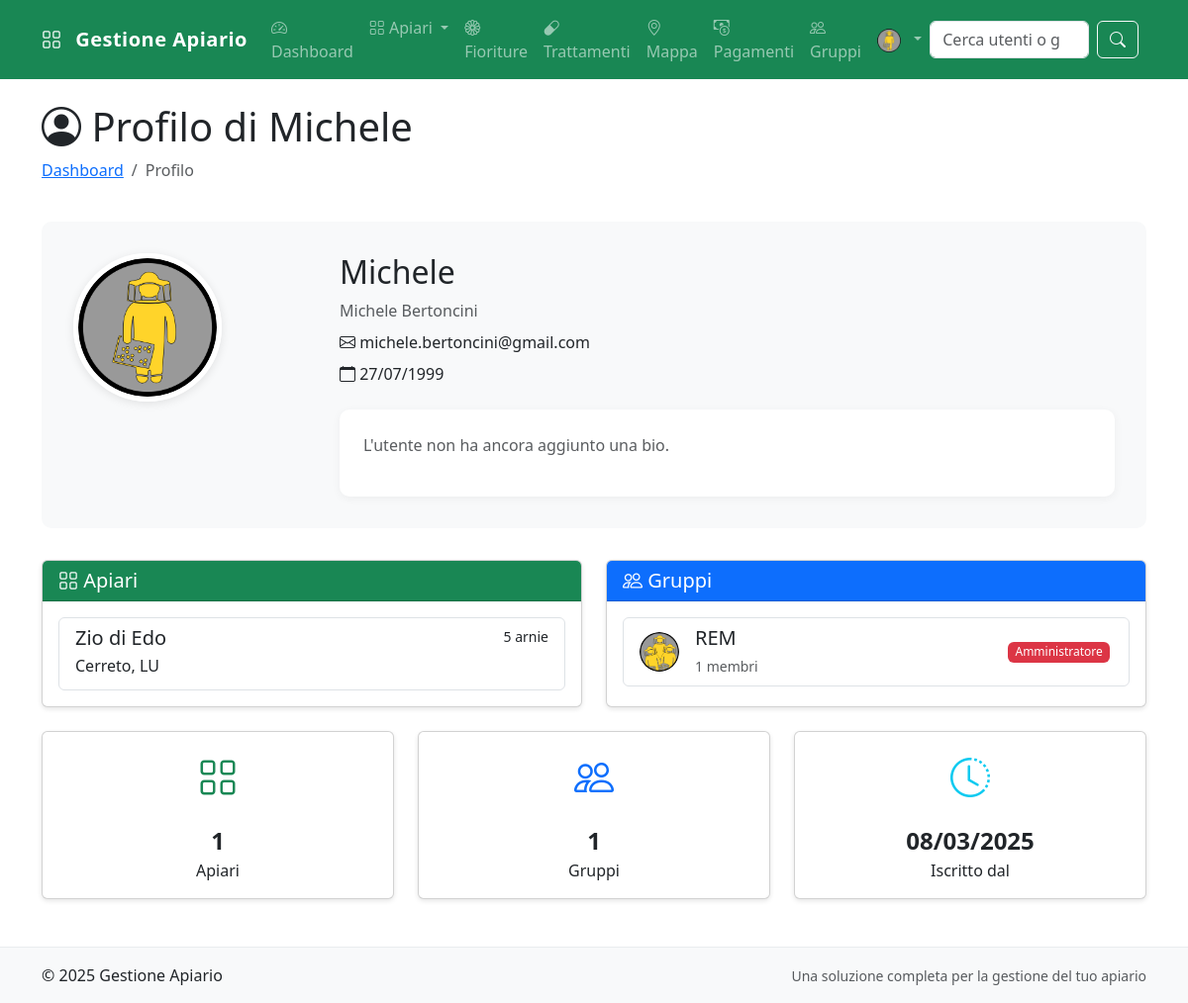
The app's page /app/profilo/Michele/ (signed in) with its own data.
### core/models.py (models this page shows, shortened)
class Profilo(models.Model):
    utente = models.OneToOneField(User, on_delete=models.CASCADE, related_name='profilo')
    immagine = models.ImageField(upload_to='profili/', default='profili/default.png')
    data_nascita = models.DateField(null=True, blank=True)
    bio = models.TextField(max_length=500, blank=True)

class Apiario(models.Model):
    nome = models.CharField(max_length=100)
    posizione = models.CharField(max_length=200)
    note = models.TextField(blank=True, null=True)
    data_creazione = models.DateTimeField(auto_now_add=True)
    latitudine = models.DecimalField(max_digits=9, decimal_places=6, blank=True, null=True,
                                     help_text="Latitudine in gradi decimali (es. 45.123456)")
    longitudine = models.DecimalField(max_digits=9, decimal_places=6, blank=True, null=True,
                                      help_text="Longitudine in gradi decimali (es. 9.123456)")
    proprietario = models.ForeignKey(User, on_delete=models.CASCADE, related_name='apiari_posseduti')
    gruppo = models.ForeignKey(Gruppo, on_delete=models.SET_NULL, null=True, blank=True, related_name='apiari')
    condiviso_con_gruppo = models.BooleanField(default=False, help_text="Se abilitato, l'apiario è condiviso con tutti i membri del gruppo")
    VISIBILITA_CHOICES = [
        ('privato', 'Solo proprietario'),
        ('gruppo', 'Membri del gruppo'),
        ('pubblico', 'Tutti gli utenti'),
    ]
    visibilita_mappa = models.CharField(
        max_length=20,
        choices=VISIBILITA_CHOICES,
        default='privato',
        help_text="Chi può visualizzare questo apiario sulla mappa"
    )
    class Meta:
        verbose_name = "Apiario"
        verbose_name_plural = "Apiari"

class Gruppo(models.Model):
    nome = models.CharField(max_length=100)
    descrizione = models.TextField(blank=True, null=True)
    data_creazione = models.DateTimeField(auto_now_add=True)
    creatore = models.ForeignKey(User, on_delete=models.CASCADE, related_name='gruppi_creati')
    membri = models.ManyToManyField(User, through='MembroGruppo', related_name='gruppi')
    class Meta:
        verbose_name = "Gruppo"
        verbose_name_plural = "Gruppi"

class ImmagineProfilo(models.Model):
    gruppo = models.OneToOneField('Gruppo', on_delete=models.CASCADE, related_name='immagine_profilo')
    immagine = models.ImageField(upload_to='gruppi/', default='gruppi/default.png')

class MembroGruppo(models.Model):
    RUOLO_CHOICES = [
        ('admin', 'Amministratore'),
        ('editor', 'Editor'),
        ('viewer', 'Visualizzatore'),
    ]
    utente = models.ForeignKey(User, on_delete=models.CASCADE)
    gruppo = models.ForeignKey(Gruppo, on_delete=models.CASCADE)
    ruolo = models.CharField(max_length=20, choices=RUOLO_CHOICES, default='viewer')
    data_aggiunta = models.DateTimeField(auto_now_add=True)
    class Meta:
        verbose_name = "Membro Gruppo"
        verbose_name_plural = "Membri Gruppo"
        unique_together = ['utente', 'gruppo']

### core/views.py (the view)
# urls.py: path('profilo/', views.profilo, name='profilo'),
@login_required
def profilo(request, username=None):
    if username is None:
        user = request.user
    else:
        user = get_object_or_404(User, username=username)
    apiari_propri = user.apiari_posseduti.all()
    gruppi = user.gruppi.all()
    can_edit = (user == request.user)
    context = {
        'user_profile': user,
        'apiari': apiari_propri,
        'gruppi': gruppi,
        'can_edit': can_edit,
    }
    return render(request, 'profilo/profilo.html', context)

### templates/profilo/profilo.html (shortened to what this page needs)
{% extends 'base.html' %}
{% block content %}
<div class="row">
    <div class="col-12 mb-4">
        <h1>
            <i class="bi bi-person-circle"></i>
            {% if user_profile == request.user %}
                Il tuo Profilo
            {% else %}
                Profilo di {{ user_profile.username }}
            {% endif %}
        </h1>
        <nav aria-label="breadcrumb">
            <ol class="breadcrumb">
                <li class="breadcrumb-item"><a href="{% url 'dashboard' %}">Dashboard</a></li>
                <li class="breadcrumb-item active">Profilo</li>
            </ol>
        </nav>
    </div>
</div>
<div class="profile-header">
    <div class="row">
        <div class="col-md-3 profile-image-container">
            <img src="{{ user_profile.profilo.immagine.url }}" alt="{{ user_profile.username }}" class="profile-image">
        </div>
        <div class="col-md-9 profile-details">
            <h2>{{ user_profile.username }}</h2>
            {% if user_profile.first_name or user_profile.last_name %}
                <p class="text-muted mb-2">{{ user_profile.first_name }} {{ user_profile.last_name }}</p>
            {% endif %}
            <p class="mb-2">
                <i class="bi bi-envelope"></i> {{ user_profile.email }}
            </p>
            {% if user_profile.profilo.data_nascita %}
                <p class="mb-2">
                    <i class="bi bi-calendar"></i> {{ user_profile.profilo.data_nascita|date:"d/m/Y" }}
                </p>
            {% endif %}
            <div class="profile-bio">
                {% if user_profile.profilo.bio %}
                    <p>{{ user_profile.profilo.bio|linebreaks }}</p>
                {% else %}
                    <p class="text-muted">
                        {% if can_edit %}
                            Aggiungi una bio per descrivere la tua esperienza con l'apicoltura.
                        {% else %}
                            L'utente non ha ancora aggiunto una bio.
                        {% endif %}
                    </p>
                {% endif %}
            </div>
        </div>
    </div>
</div>
<div class="row">
    <div class="col-md-6 mb-4">
        <div class="card h-100">
            <div class="card-header bg-success text-white">
                <h5 class="mb-0"><i class="bi bi-grid"></i> Apiari</h5>
            </div>
            <div class="card-body">
                {% if apiari %}
                    <div class="list-group">
                        {% for apiario in apiari %}
                            <a href="{% url 'visualizza_apiario' apiario.id %}" class="list-group-item list-group-item-action">
                                <div class="d-flex w-100 justify-content-between">
                                    <h5 class="mb-1">{{ apiario.nome }}</h5>
                                    <small>{{ apiario.arnie.count }} arnie</small>
                                </div>
                                <p class="mb-1">{{ apiario.posizione }}</p>
                            </a>
                        {% endfor %}
                    </div>
                {% else %}
                    <p class="text-center text-muted py-3">Nessun apiario trovato.</p>
                {% endif %}
            </div>
        </div>
    </div>
    <div class="col-md-6 mb-4">
        <div class="card h-100">
            <div class="card-header bg-primary text-white">
                <h5 class="mb-0"><i class="bi bi-people"></i> Gruppi</h5>
            </div>
            <div class="card-body">
                {% if gruppi %}
                    <div class="list-group">
                        {% for gruppo in gruppi %}
                            <a href="{% url 'dettaglio_gruppo' gruppo.id %}" class="list-group-item list-group-item-action">
                                <div class="d-flex w-100 justify-content-between align-items-center">
                                    <div class="d-flex align-items-center">
                                        {% if gruppo.immagine_profilo %}
                                            <img src="{{ gruppo.immagine_profilo.immagine.url }}" alt="{{ gruppo.nome }}" class="me-3" style="width: 40px; height: 40px; border-radius: 50%; object-fit: cover;">
                                        {% else %}
                                            <div class="me-3" style="width: 40px; height: 40px; border-radius: 50%; background-color: #6c757d; display: flex; align-items: center; justify-content: center;">
                                                <i class="bi bi-people-fill text-white"></i>
                                            </div>
                                        {% endif %}
                                        <div>
                                            <h5 class="mb-1">{{ gruppo.nome }}</h5>
                                            <small class="text-muted">{{ gruppo.membri.count }} membri</small>
                                        </div>
                                    </div>
                                    {% for membro in gruppo.membrogruppo_set.all %}
                                        {% if membro.utente == user_profile %}
                                            <span class="badge {% if membro.ruolo == 'admin' %}bg-danger{% elif membro.ruolo == 'editor' %}bg-warning text-dark{% else %}bg-secondary{% endif %}">
                                                {{ membro.get_ruolo_display }}
                                            </span>
                                        {% endif %}
                                    {% endfor %}
                                </div>
                            </a>
                        {% endfor %}
                    </div>
                {% else %}
                    <p class="text-center text-muted py-3">Nessun gruppo trovato.</p>
                {% endif %}
            </div>
        </div>
    </div>
</div>
<div class="row">
    <div class="col-md-4 mb-4">
        <div class="card stat-card text-center">
            <div class="card-body">
                <div class="stat-icon text-success">
                    <i class="bi bi-grid"></i>
                </div>
                <div class="stat-value">{{ apiari.count }}</div>
                <div class="stat-label">Apiari</div>
            </div>
        </div>
    </div>
    <div class="col-md-4 mb-4">
        <div class="card stat-card text-center">
            <div class="card-body">
                <div class="stat-icon text-primary">
                    <i class="bi bi-people"></i>
                </div>
                <div class="stat-value">{{ gruppi.count }}</div>
                <div class="stat-label">Gruppi</div>
            </div>
        </div>
    </div>
    <div class="col-md-4 mb-4">
        <div class="card stat-card text-center">
            <div class="card-body">
                <div class="stat-icon text-info">
                    <i class="bi bi-clock-history"></i>
                </div>
                <div class="stat-value">{{ user_profile.date_joined|date:"d/m/Y" }}</div>
                <div class="stat-label">Iscritto dal</div>
            </div>
        </div>
    </div>
</div>
{% endblock %}

### templates/base.html (shortened to what this page needs)
<!DOCTYPE html>
<html lang="it">
<head>
    <link href="https://cdn.jsdelivr.net/npm/bootstrap@5.3.0/dist/css/bootstrap.min.css" rel="stylesheet">
    <link rel="stylesheet" href="https://cdn.jsdelivr.net/npm/bootstrap-icons@1.11.0/font/bootstrap-icons.css">
</head>
<body>
    <nav class="navbar navbar-expand-lg navbar-dark bg-success">
        <div class="container">
            <a class="navbar-brand" href="{% url 'homepage' %}">
                <i class="bi bi-grid me-2"></i> Gestione Apiario
            </a>
            <div class="collapse navbar-collapse" id="navbarNav">
                {% if user.is_authenticated %}
                <ul class="navbar-nav me-auto">
                    <li class="nav-item">
                        <a class="nav-link" href="{% url 'dashboard' %}">
                            <i class="bi bi-speedometer2"></i> Dashboard
                        </a>
                    </li>
                    <li class="nav-item dropdown">
                        <a class="nav-link dropdown-toggle" href="#" id="apiariDropdown" role="button" data-bs-toggle="dropdown">
                            <i class="bi bi-grid"></i> Apiari
                        </a>
                    </li>
                    <li class="nav-item">
                        <a class="nav-link" href="{% url 'gestione_fioriture' %}">
                            <i class="bi bi-flower1"></i> Fioriture
                        </a>
                    </li>
                    <li class="nav-item">
                        <a class="nav-link" href="{% url 'gestione_trattamenti' %}">
                            <i class="bi bi-capsule"></i> Trattamenti
                        </a>
                    </li>
                    <li class="nav-item">
                        <a class="nav-link" href="{% url 'mappa_apiari' %}">
                            <i class="bi bi-geo-alt"></i> Mappa
                        </a>
                    </li>
                    <li class="nav-item">
                        <a class="nav-link" href="{% url 'gestione_pagamenti' %}">
                            <i class="bi bi-cash-coin"></i> Pagamenti
                        </a>
                    </li>
                    <li class="nav-item">
                        <a class="nav-link" href="{% url 'gestione_gruppi' %}">
                            <i class="bi bi-people"></i> Gruppi
                        </a>
                    </li>
                </ul>
                    <div class="navbar-nav">
                        <div class="nav-item dropdown">
                            <a class="nav-link dropdown-toggle" href="#" id="userDropdown" role="button" data-bs-toggle="dropdown">
                                <img src="{{ user.profilo.immagine.url }}" alt="{{ user.username }}" style="width: 24px; height: 24px; object-fit: cover; border-radius: 50%; margin-right: 5px;">
                            </a>
                        </div>
                    </div>
                {% endif %}
            </div>
            <div class="navbar-nav ms-auto me-2">
                <form class="d-flex" action="{% url 'ricerca' %}" method="get">
                    <input class="form-control me-2" type="search" name="q" placeholder="Cerca utenti o gruppi..." aria-label="Search">
                    <button class="btn btn-outline-light" type="submit">
                        <i class="bi bi-search"></i>
                    </button>
                </form>
            </div>
        </div>
    </nav>
    <main class="py-4">
        <div class="container">
            {% block content %}{% endblock %}
        </div>
    </main>
    <footer class="bg-light">
        <div class="container">
            <div class="row">
                <div class="col-md-6">
                    <p class="mb-0">&copy; {% now "Y" %} Gestione Apiario</p>
                </div>
                <div class="col-md-6 text-end">
                    <small class="text-muted">Una soluzione completa per la gestione del tuo apiario</small>
                </div>
            </div>
        </div>
    </footer>
    {% load static %}
    <link href="https://cdn.jsdelivr.net/npm/bootstrap@5.3.0/dist/css/bootstrap.min.css" rel="stylesheet">
    <link rel="stylesheet" href="https://cdn.jsdelivr.net/npm/bootstrap-icons@1.11.0/font/bootstrap-icons.css">
    <link rel="stylesheet" href="{% static 'css/custom.css' %}">
</body>
</html>

### static/css/custom.css (style rules this page uses)
.text-white { color: #fff !important; }
.badge { font-weight: 500; padding: 0.4em 0.6em; margin-right: 3px; }
.card { box-shadow: 0 2px 5px rgba(0,0,0,0.1); transition: all 0.3s ease; }

### templates/base.html (style rules this page uses)
body { min-height: 100vh; display: flex; flex-direction: column; }
main { flex: 1; }
.navbar-brand { font-weight: 700; letter-spacing: 0.5px; }
.navbar-nav .nav-link { font-weight: 500; }
footer { margin-top: auto; padding: 1rem 0; border-top: 1px solid #e9ecef; }

### templates/profilo/profilo.html (style rules this page uses)
.profile-header { position: relative; background-color: #f8f9fa; border-radius: 10px; padding: 2rem; margin-bottom: 2rem; }
.profile-image { width: 150px; height: 150px; object-fit: cover; border-radius: 50%; border: 5px solid white; box-shadow: 0 2px 10px rgba(0, 0, 0, 0.1); }
.profile-details { padding-left: 2rem; }
.profile-bio { background-color: #fff; border-radius: 10px; padding: 1.5rem; margin-top: 1.5rem; box-shadow: 0 2px 10px rgba(0, 0, 0, 0.05); }
.stat-card { border-radius: 10px; box-shadow: 0 2px 10px rgba(0, 0, 0, 0.05); transition: all 0.3s; }
.stat-icon { font-size: 2.5rem; margin-bottom: 1rem; }
.stat-value { font-size: 1.5rem; font-weight: bold; }

### records on screen
Apiario: nome "Zio di Edo", arnie.count "5", posizione "Cerreto, LU"
Gruppo: immagine_profilo.immagine (placeholder picture), nome "REM", membri.count "1"
MembroGruppo: ruolo "Amministratore"

### other values on screen
{{ user_profile.username }} "Michele"
{{ user_profile.first_name }} "Michele"
{{ user_profile.last_name }} "Bertoncini"
{{ user_profile.email }} "michele.bertoncini@gmail.com"
{{ user_profile.profilo.data_nascita|date:"d/m/Y" }} "27/07/1999"
{{ apiari.count }} "1"
{{ gruppi.count }} "1"
{{ user_profile.date_joined|date:"d/m/Y" }} "08/03/2025"
